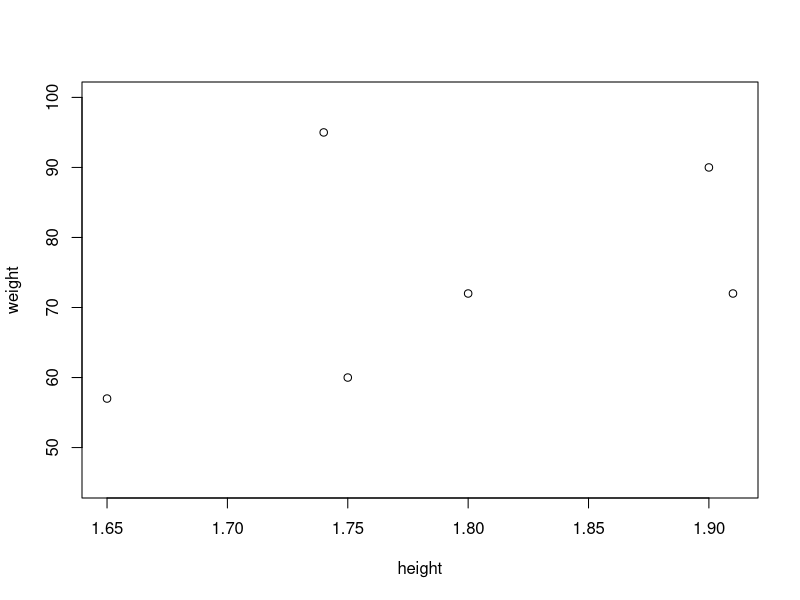
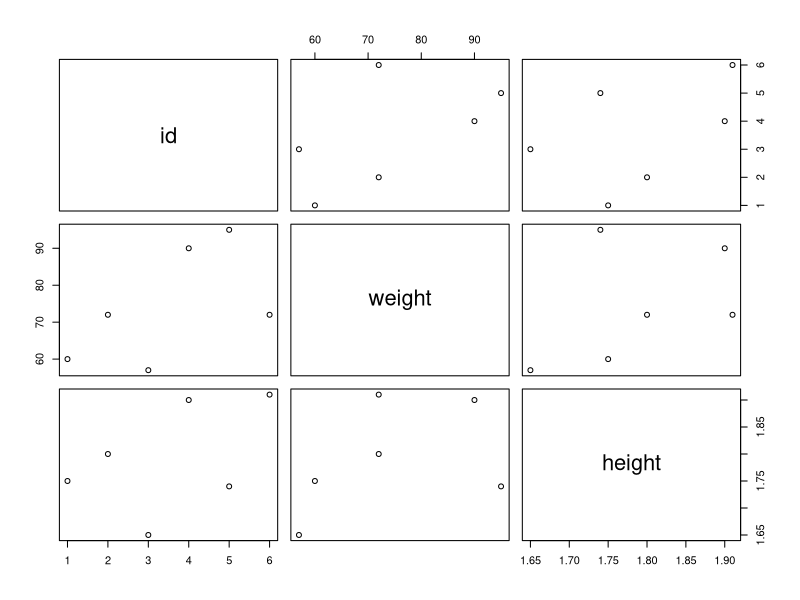
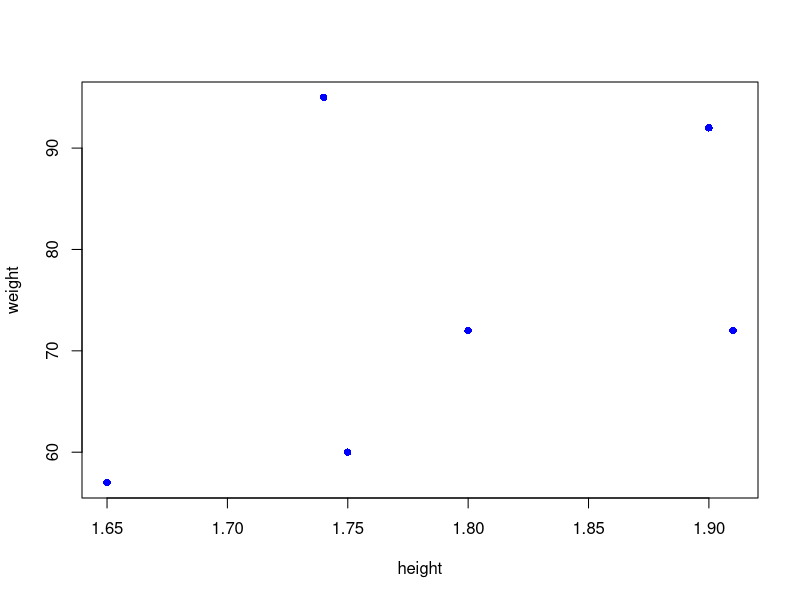
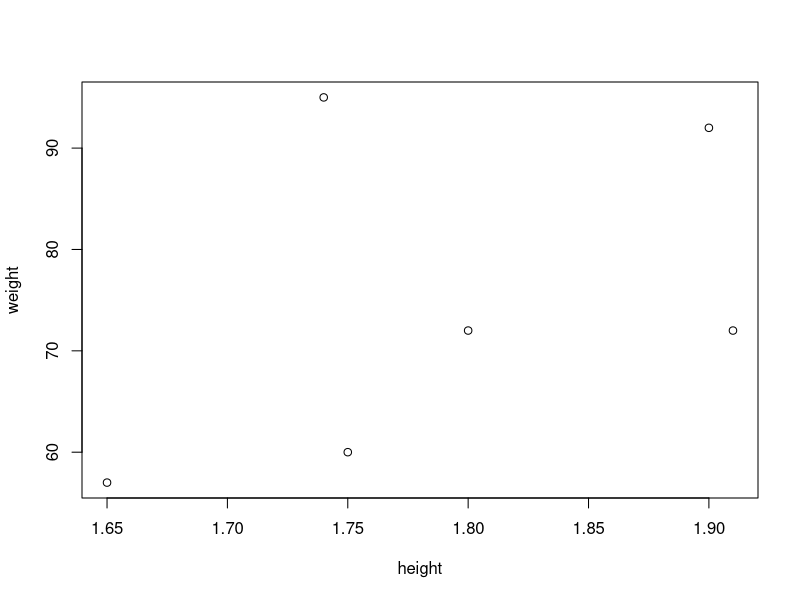
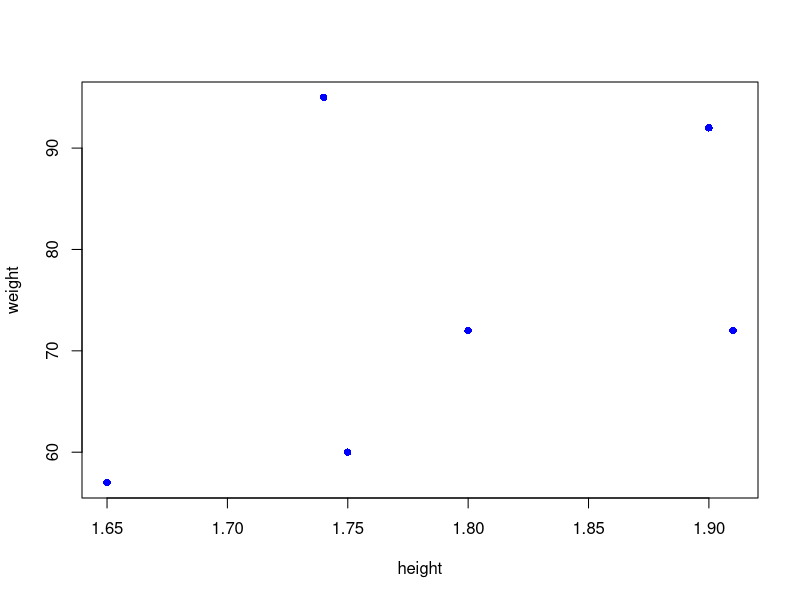

These charts were generated, in order, by the following R code:
## ---- chunk 1
rm(list = ls())
## ---- chunk 2
2 + 2
3 - 7
2 * 2
4^2   # or 4**2
5 / 4
log(3)
exp(1)
## ---- chunk 3
sqrt(2) * ((5 - 1/6)^2 - pi/2^(1/3))
## ---- chunk 4
x <- sqrt(2)
y <- x^2
ls()
# rm(list = ls())   # deletes all user defined objects
## ---- chunk 5
x <- c(6, 3, 2, 8)
x
## ---- chunk 6
mean(x)
x + 2
sqrt(x)
y <- c(2, 4)
x + y   # shorter vector is "recycled" or "broadcasted"
x + rep(y, 2)
## ---- chunk 7
c("a", "b", "c", 4, 7.7)
seq(1, 2, .1)
seq(1, 2, length.out = 10)
seq(from = 1, to = 5, by = 1)
seq(1, 4, along.with = x)
1:10
-5:5
rep(1:5, 2)
rep(c("a", "b", "c"), each = 3)
rep(c("a", "b", "c"), c(2, 4, 6))
table(rep(c("a", "b", "c"), c(2, 4, 6)))
rep(1:4, each = 2, times = 3)         # length 24, 3 complete replications
rep(rep(1:4, each = 2), 3)            # more complicated way
paste("subj", 1:10, sep = "_")
weight <- c(60, 72, 57, 90, 95, 72)
height <- c(1.75, 1.80, 1.65, 1.90, 1.74, 1.91)
plot(height, weight, ylim = c(45, 100))

# logical vectors
c(TRUE, FALSE, FALSE, TRUE)
weight > 60
sum(weight > 60)
mean(weight > 60)
## ---- chunk 8
ses <- factor(c("low", "inter", "high"))
ses
ses2 <- factor(ses, levels = c("low", "inter", "high"))
ses2
factor(rep(1:2, each = 10), labels = c("on", "of"))
# sort factor levels
l <- paste(c("subj", "cond"), rep(1:10, each = 2), sep = "_")
f <- factor(l, levels = l)
f
## ---- chunk 9
A <- matrix(1:12, nrow = 3, ncol = 4, byrow = TRUE)
A
rownames(A) <- c("a1", "a2", "a3")
t(A)
diag(A)
diag(6)
diag(c(3, 5, 7))
cbind(a1 = 1:4, a2 = 5:8, a3 = 9:12)
rbind(a1 = 1:4, a2 = 5:8, a3 = 9:12)
5 * A
B <- t(A)
B %*% A
## ---- chunk 10
array(c(A, 2 * A), c(3, 4, 2))
## ---- chunk 11
list1 <- list(w = weight, h = height, s = ses2, A = A)
list1
list1$A
list1[[2]]
## ---- chunk 12
id <- factor(paste("s", 1:6, sep = ""))
dat <- data.frame(id, weight, height)
dat
dat$id
## ---- chunk 13
dim(dat)      # show number of rows and columns
names(dat)    # variable names
plot(dat)     # pairwise plots
str(dat)      # show variables of dat
summary(dat)  # descriptive statistics
## ---- chunk 14
weight[4]
weight[4] <- 92
weight[c(1, 2, 6)]
weight[1:5]
weight[-3]
## ---- chunk 15
weight[weight > 60]                # values greater than 60
weight[weight > 60 & weight < 80]  # between 60 and 80
height[weight > 60 & weight < 80]
## ---- chunk 16
dat[3, 2]               # 3rd row, 2nd column
dat[1:4, ]              # rows 1 to 4, all columns
dat[, 3]                # all rows, 3rd column

dat[dat$id == "s2", ]   # all observations of s2
dat[dat$weight > 60, ]  # all observations above 60kg
## ---- chunk 17
# Keyword matching
plot(y = weight, x = height, pch = 16, col = "blue")

# Positional matching
plot(height, weight)
# see ?plot.default

# Mixed
plot(height, weight, pch = 16, col = "blue")
## ---- chunk 18
dat |> subset(weight > 60)
## ---- chunk 19
set.seed(1124)      # set seed for reproducibility

dat2 <- data.frame(
  id      = rep(paste0("subj", 1:10), each = 2), 
  cond    = factor(rep(c("c1", "c2"), each = 10)),
  time    = factor(c("t1", "t2")),
  iqscore = rnorm(20, mean = 100, sd = 15)
)
dat2
## ---- chunk 20
# calculating correlation
t1 <- dat2[dat2$time == "t1", "iqscore"]
t2 <- dat2[dat2$time == "t2", "iqscore"]
cor.test( ~ t1 + t2)
## ---- chunk 21
dat2 |> sort_by( ~ time) # sort by time

datw <- reshape(dat2, direction = "wide", idvar = c("id", "cond"),
                timevar = "time")
names(datw)[3:4] <- c("t1", "t2")
cor.test( ~ t1 + t2, datw)

reshape(datw, direction = "long", varying = c("t1", "t2"), idvar = "id",
        v.names = "iqscore", times = c("t1", "t2"))

datl <- reshape(datw, direction = "long", varying = c("t1", "t2"), idvar = "id",
                v.names = "iqscore", times = c("t1", "t2"))

datl |> sort_by( ~ id)

# with more than one independent variable
dat2$math <- rnorm(20)

dat3 <- reshape(dat2, direction = "wide", idvar = c("id", "cond"),
                timevar = "time")

reshape(dat3, direction = "long", varying = list(c(3, 5), c(4, 6)), idvar = "id",
        v.names = c("iqscore", "math"), times = c("t1", "t2"))
## ---- chunk 22
aggregate(iqscore ~ cond + time, dat2, mean)
aggregate(cbind(iqscore, math) ~ cond + time, dat2, mean)

aggregate(cbind(iqscore, math) ~ cond + time, dat2, sd)
aggregate(cbind(iqscore, math) ~ cond + time, dat2, var)
aggregate(cbind(iqscore, math) ~ cond + time, dat2, sum)
aggregate(cbind(iqscore, math) ~ cond + time, dat2, length)

# Using a customized function
ms <- function(x) {
  m <- mean(x)
  s <- sd(x)
  n <- length(x)
  se <- s/sqrt(n)
  c(sd = s, mean = m, se = se, n = n)
}
aggregate(cbind(iqscore, math) ~ cond + time, dat2, ms)
## ---- chunk 23
getwd()     # Get working directory
# setwd()   # Set working directory
df <- read.table("data/ourdata.dat", header = TRUE, stringsAsFactors = TRUE)
str(df)
# Fix error
df[df$id == 20, "age"] <- 31
write.table(df, "data/ourdata_corr.dat", row.names = FALSE, quote = FALSE)

# SPSS files
library(foreign)
ds <- read.spss("data/lowbwt.sav", to.data.frame = TRUE)
write.csv2(ds, "data/spss_to_excel.csv")
## ---- chunk 24
rm(list = ls())
data(cars)
ls()
#?cars
